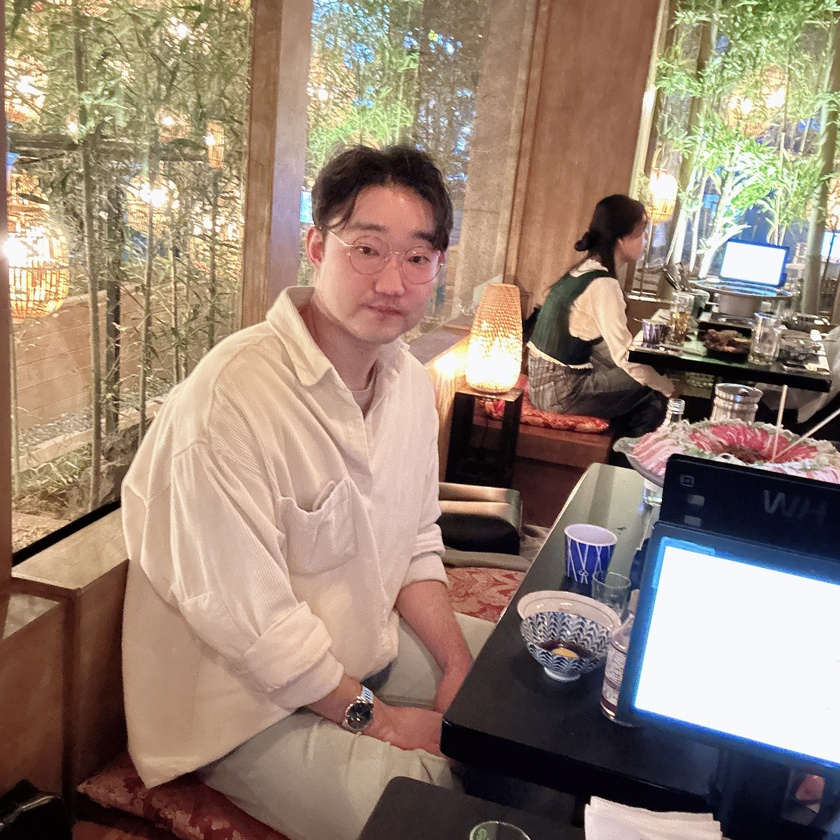
#> input picture images/my_image.jpeg, 840 x 840 px, shrunk from 2160 x 2160 before the run, found by its file name
$ jupyter execute --allow-errors human_segmentation_node.ipynb
#> lines starting #> are read from the running program, lines starting #| are printed output that depends on the picture
# Human_segmentation Project
## Shallow focus

## AIFFEL Online 6기 최현우
아직 Semantic Segmentation 모델을 구현하기 어려워서 라이브러리 활용!

[cell 1]
# os: Operating System의 줄임말로, 운영체제에서 제공되는 여러 기능을 파이썬에서 사용할 수 있도록 함 (Ex. 디렉토리 경로 이동, 시스템 환경 변수 가져오기 등)
# urllib: URL 작업을 위한 여러 모듈을 모은 패키지. (Ex. urllib.request, urllib.parse, ...)
# cv2: OpenCV 라이브러리로, 실시간 컴퓨터 비전을 목적으로 한 프로그래밍 라이브러리
# numpy(NumPy): 행렬이나 대규모 다차원 배열을 쉽게 처리할 수 있도록 지원하는 라이브러리. 데이터 구조 외에도 수치 계산을 위해 효율적으로 구현된 기능을 제공
# pixellib: 이미지 및 비디오 segmentation을 수행하기 위한 라이브러리.
# pixellib.semantic: segmentation 기법 중, semantic segmentation을 쉽게 사용할 수 있도록 만든 라이브러리
# matplotlib: 파이썬 프로그래밍 언어 및 수학적 확장 NumPy 라이브러리를 활용한 플로팅 라이브러리로, 데이터 시각화 도구
import os
import urllib
import cv2
import numpy as np
from pixellib.semantic import semantic_segmentation
from matplotlib import pyplot as plt

print('슝=3')

# 1. data load

[cell 2]
# data download
# os 모듈에 있는 getenv() 함수를 이용하여 읽고싶은 파일의 경로를 file_path에 저장
# 준비한 이미지 파일의 경로를 이용하여, 이미지 파일을 읽음
# cv2.imread(경로): 경로에 해당하는 이미지 파일을 읽어서 변수에 저장
img_path = os.getenv('HOME')+'/aiffel/human_segmentation/images/my_image.jpeg'
img_orig = cv2.imread(img_path)
#> img_orig is the input picture: shape (840, 840, 3); mean B, G, R 115.6, 131.1, 151

print(img_orig)
#> (printed output is left out)

# cv2.cvtColor(입력 이미지, 색상 변환 코드): 입력 이미지의 색상 채널을 변경
# cv2.COLOR_BGR2RGB: 이미지 색상 채널을 변경 (BGR 형식을 RGB 형식으로 변경)
# plt.imshow(): 저장된 데이터를 이미지의 형식으로 표시, 입력은 RGB(A) 데이터 혹은 2D 스칼라 데이터
# https://matplotlib.org/stable/api/_as_gen/matplotlib.pyplot.imshow.html
# plt.show(): 현재 열려있는 모든 figure를 표시 (여기서 figure는 이미지, 그래프 등)
# https://matplotlib.org/stable/api/_as_gen/matplotlib.pyplot.show.html
plt.imshow(cv2.cvtColor(img_orig, cv2.COLOR_BGR2RGB))
plt.show()

# 2. Segmentation human separation
## <DeepLab v3+ 모델 활용 예정>

---
### Watershed function

* 픽셀로 등고선 설정
* 물이 채워진다 가정하고 고점들을 이어 경계선 지정(이미지 분할)
* 빌드 : grayscale > morphology(noise, hole 제거) > dilate(경계 확장, 연결 안된 부분 배경 간주) > 전경 탐색(거리 변환함수 적용) > skeloton image 추출
* 위 결과에 threshold 적용 (전경 분리)
* 배경 - 전경 = 불확실 영역
* 전경에 labelling 이어져 있는 부분에 라벨로 같은 객체라고 구분
* 최종 : watershed 함수 적용(결과값 -1인 영역이 경계값)

[cell 3]
# segmentation으로 사람 분리
# 관심 객체만 추출하는 방법을 'Image segmentation'
# 모든 픽셀에 label 할당, '라벨이 같다'는 것은 '공통 특징'을 갖는다고 가정
# Semantic segmentation = 물리적 의미 단위로 인식
# Instance segmentation = 추상적 정보를 추출, 객체와 관계없이 같은 라벨로 표현
# 인스턴스는 사람 개개별의 라벨을 가지게 합니다

---
# DeepLab
---
### Atrous convolution
* 하이퍼 파라미터 rate로 feature map에 빈공간 설정
* 활용 이점 : 동일한 파라미터와 계산량 유지, 한 픽셀이 볼 수 있는 영역을 크게 가져간다
* Semantic segmentation 에서 높은 성능을 내기 위한 하이퍼파라미터
* 사용 이유가 경계선을 잘 구분하기 위해 픽셀을 더욱 깊게 살피는 건가?

### Spatial pyramid pooing(ASPP) 기법 활용
* Semantic segmentation의 성능을 높여주는 기법
* Atrous conv가 다양하게 적용되고 이를 합쳐주는 기법(ASPP)

### Depthwise Separable Convolution
* channel을 filter가 한번에 연산하지 않고, 채널 축을 분리한 뒤 각 채널 축 1을 가지는 여러개의 Conv 필터로 각각 대체해서 연산 시키는 합성곱층에 마지막에 1x1 필터를 적용한 것
* 활용 이점 : 유사한 성능에서 파라미터와 연산량을 획기적으로 줄일 수 있음

[cell 4]
# DeepLab model Set
# 저장할 파일 이름을 결정합니다
# 1. os.getenv(x)함수는 환경 변수x의 값을 포함하는 문자열 변수를 반환합니다. model_dir 에 "/aiffel/human_segmentation/models" 저장
# 2. #os.path.join(a, b)는 경로를 병합하여 새 경로 생성 model_file 에 "/aiffel/aiffel/human_segmentation/models/deeplabv3_xception_tf_dim_ordering_tf_kernels.h5" 저장
# 1
model_dir = os.getenv('HOME')+'/aiffel/human_segmentation/models'
# 2
model_file = os.path.join(model_dir, 'deeplabv3_xception_tf_dim_ordering_tf_kernels.h5')

# PixelLib가 제공하는 모델의 url입니다
model_url = 'https://github.com/ayoolaolafenwa/PixelLib/releases/download/1.1/deeplabv3_xception_tf_dim_ordering_tf_kernels.h5'

# 다운로드를 시작합니다
urllib.request.urlretrieve(model_url, model_file) # urllib 패키지 내에 있는 request 모듈의 urlretrieve 함수를 이용해서 model_url에 있는 파일을 다운로드 해서 model_file 파일명으로 저장
#> (this line was passed over: the network is not available in this run)

#> (a cell that did not finish here is left out)

#> (a cell that did not finish here is left out)

# PASCAL VOC Dataset

---
# 2. EDA & Preprocessing

[cell 7]
#pascalvoc 데이터의 라벨종류
LABEL_NAMES = [
    'background', 'aeroplane', 'bicycle', 'bird', 'boat', 'bottle', 'bus',
    'car', 'cat', 'chair', 'cow', 'diningtable', 'dog', 'horse', 'motorbike',
    'person', 'pottedplant', 'sheep', 'sofa', 'train', 'tv'
]
len(LABEL_NAMES)

#> (a cell that did not finish here is left out)

#> (a cell that did not finish here is left out)

#> (a cell that did not finish here is left out)

[cell 11]
# 256가지 색상을 RGB 배열로 만들고 ind 정수 배열로 R,G,B 값을
# 찾는 것(비트를 shift 하면서)
# PixelLib에서 그대로 가져온 코드입니다
# 주목해야 할 것은 생상 코드 결과물이예요!

#컬러맵 만들기
colormap = np.zeros((256, 3), dtype = int)
ind = np.arange(256, dtype=int)

for shift in reversed(range(8)):
    for channel in range(3):
        colormap[:, channel] |= ((ind >> channel) & 1) << shift
    ind >>= 3

colormap[:20] #생성한 20개의 컬러맵 출력

[cell 12]
#컬러맵 15에 해당하는 배열 출력 (pacalvoc에 LABEL_NAMES 15번째인 사람)
colormap[15]

[cell 13]
 # 색상순서 변경 - colormap의 배열은 RGB 순이며 output의 배열은 BGR 순서로 채널 배치가 되어 있어서
seg_color = (128,128,192)

#> (a cell that did not finish here is left out)

[cell 15]
# 원본 이미지와 segmentation img 비교
# 원본이미지를 img_show에 할당한뒤 이미지 사람이 있는 위치와 배경을 분리해서 표현한 color_mask 를 만든뒤 두 이미지를 합쳐서 출력
img_show = img_orig.copy()

# True과 False인 값을 각각 255과 0으로 바꿔줍니다
#> (the rest of this cell did not finish here and is left out)

# 이미지 background Blur 처리

[cell 16]
# (13,13)은 blurring kernel size를 뜻합니다
# 다양하게 바꿔보세요
img_orig_blur = cv2.blur(img_orig, (82,82))
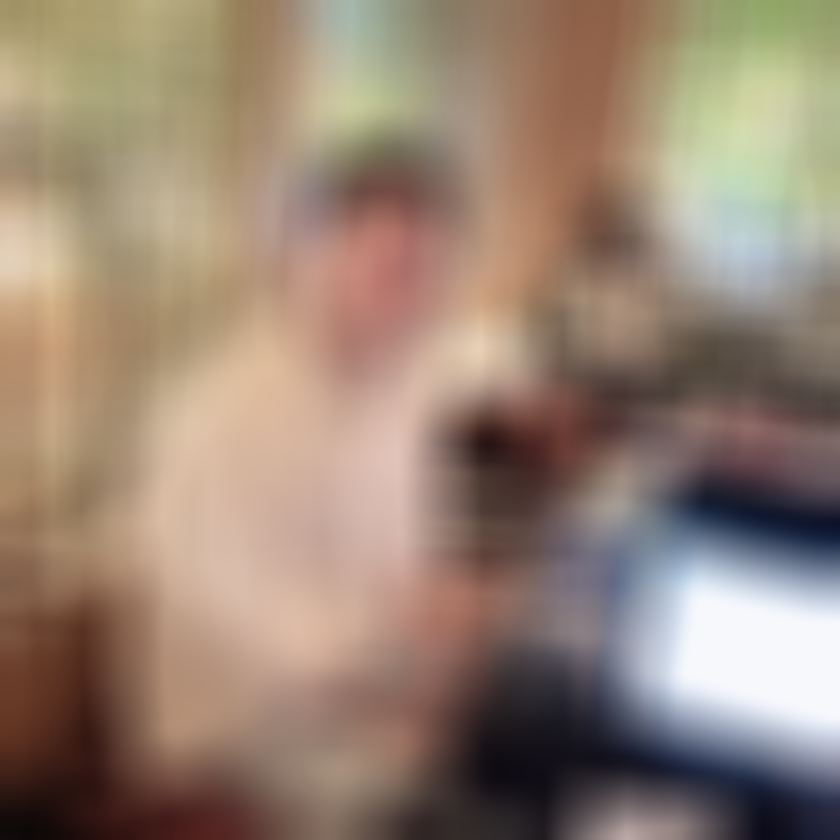
#> img_orig_blur: shape (840, 840, 3); mean B, G, R 115.6, 131.2, 151.1

# plt.imshow(): 저장된 데이터를 이미지의 형식으로 표시한다.
# cv2.cvtColor(입력 이미지, 색상 변환 코드): 입력 이미지의 색상 채널을 변경
# cv2.COLOR_BGR2RGB: 원본이 BGR 순서로 픽셀을 읽다보니
# 이미지 색상 채널을 변경해야함 (BGR 형식을 RGB 형식으로 변경)
plt.imshow(cv2.cvtColor(img_orig_blur, cv2.COLOR_BGR2RGB))
plt.show()


$ run again, with images/jiwon_image.jpeg copied over images/my_image.jpeg
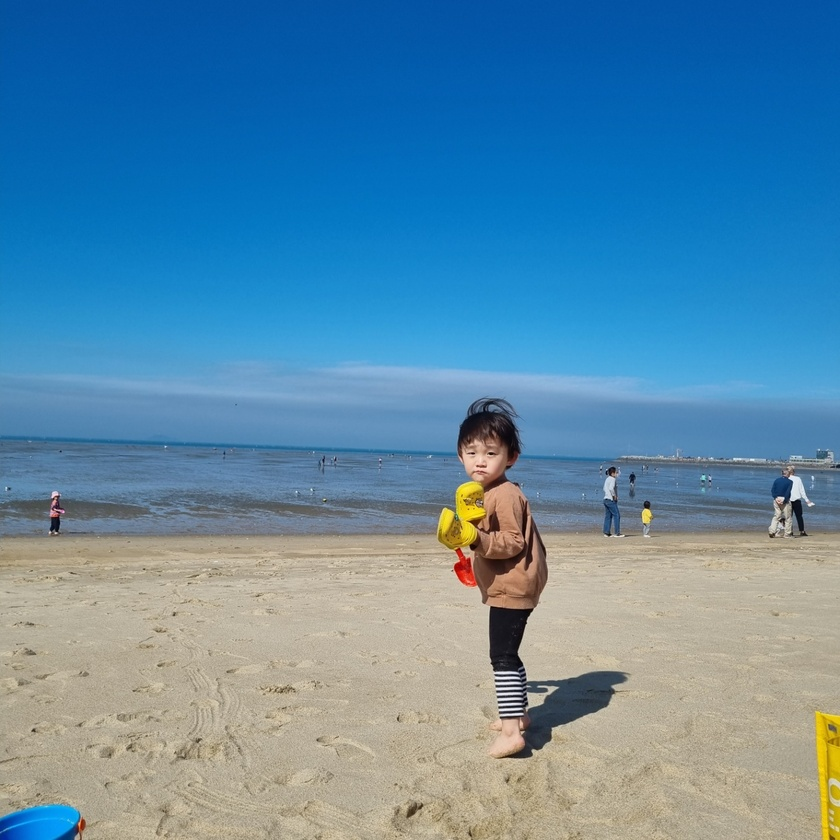
#> input picture images/jiwon_image.jpeg, 840 x 840 px, shrunk from 1440 x 1440 before the run, found by its file name
#> img_orig is the input picture: shape (840, 840, 3); mean B, G, R 167.9, 138, 91
#> (printed output is left out)
#> `img_orig_blur = cv2.blur(img_orig, (82,82))`:
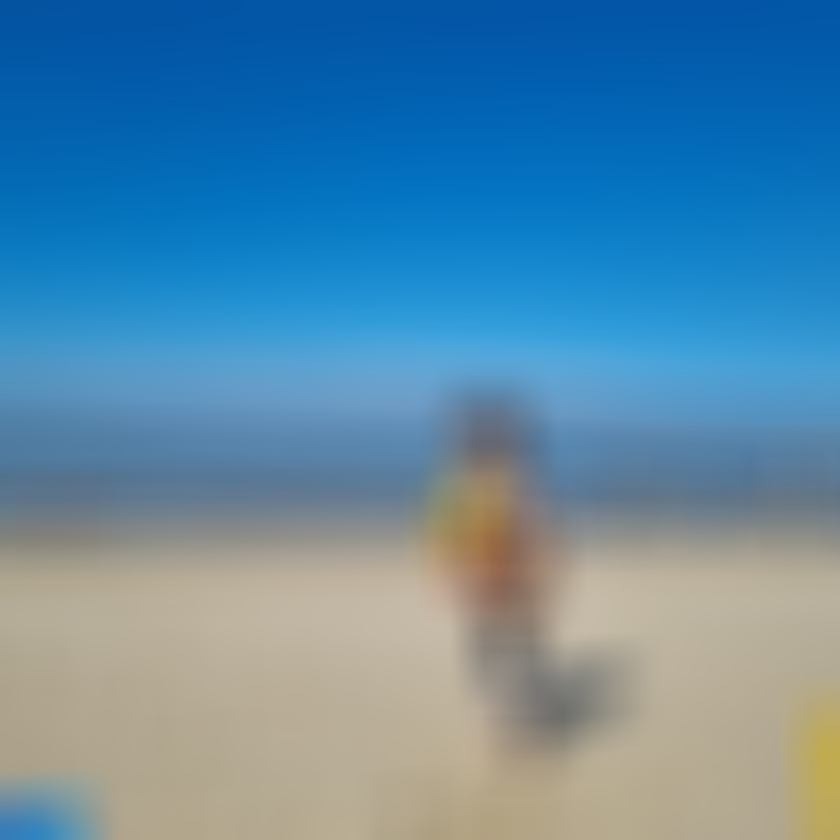
#> img_orig_blur: shape (840, 840, 3); mean B, G, R 167.9, 137.9, 90.9

$ run again, with images/seohee_image.jpeg copied over images/my_image.jpeg
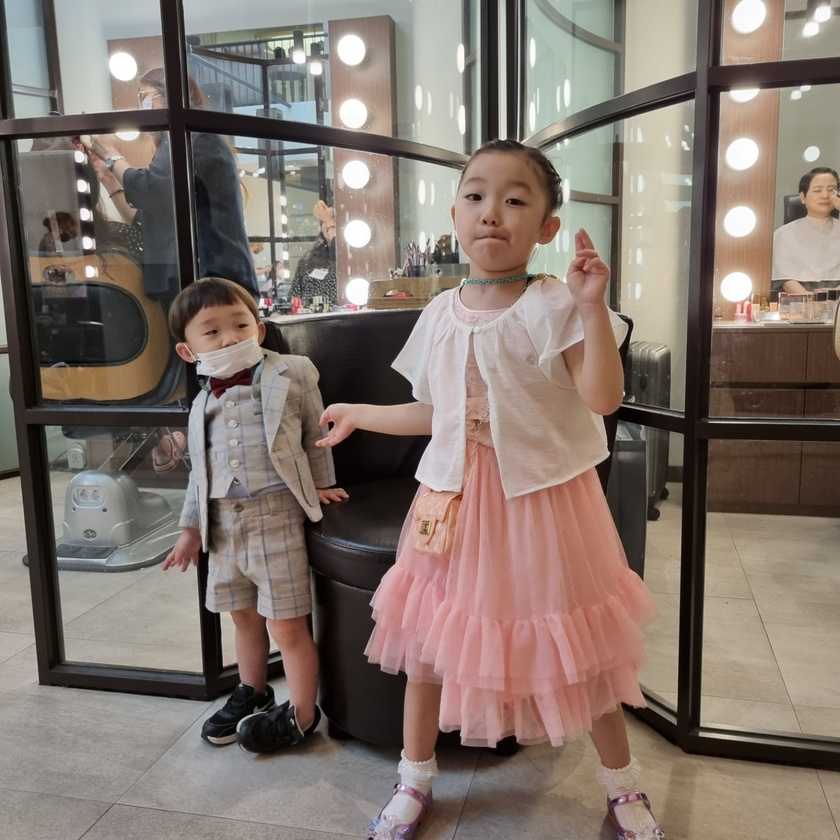
#> input picture images/seohee_image.jpeg, 840 x 840 px, shrunk from 1440 x 1440 before the run, found by its file name
#> img_orig is the input picture: shape (840, 840, 3); mean B, G, R 108.9, 117.2, 130.4
#> (printed output is left out)
#> `img_orig_blur = cv2.blur(img_orig, (82,82))`:
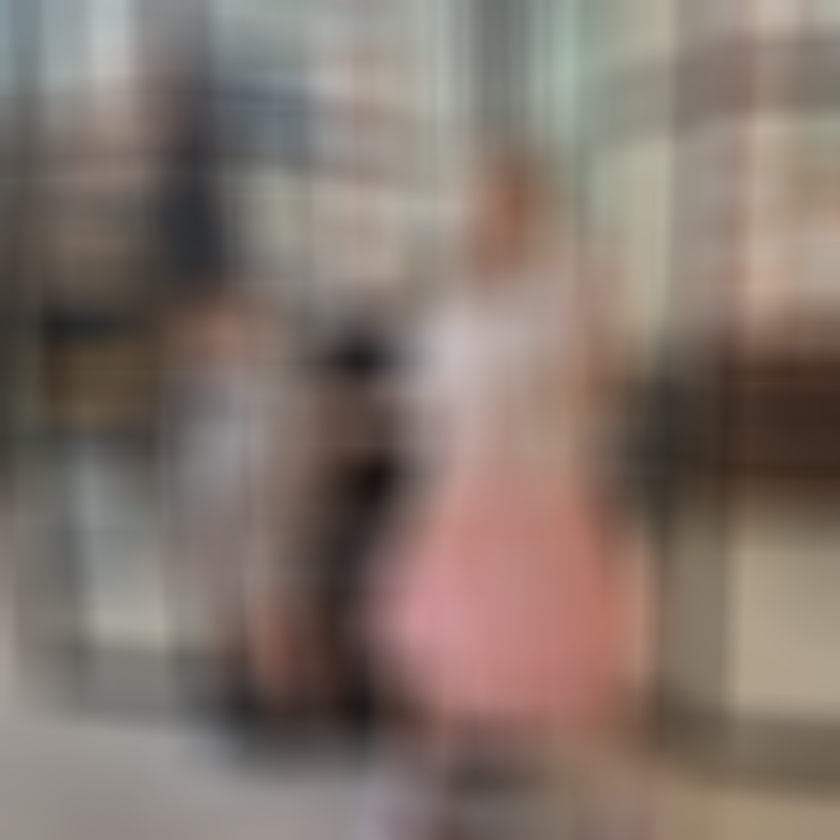
#> img_orig_blur: shape (840, 840, 3); mean B, G, R 108.9, 117.2, 130.4
